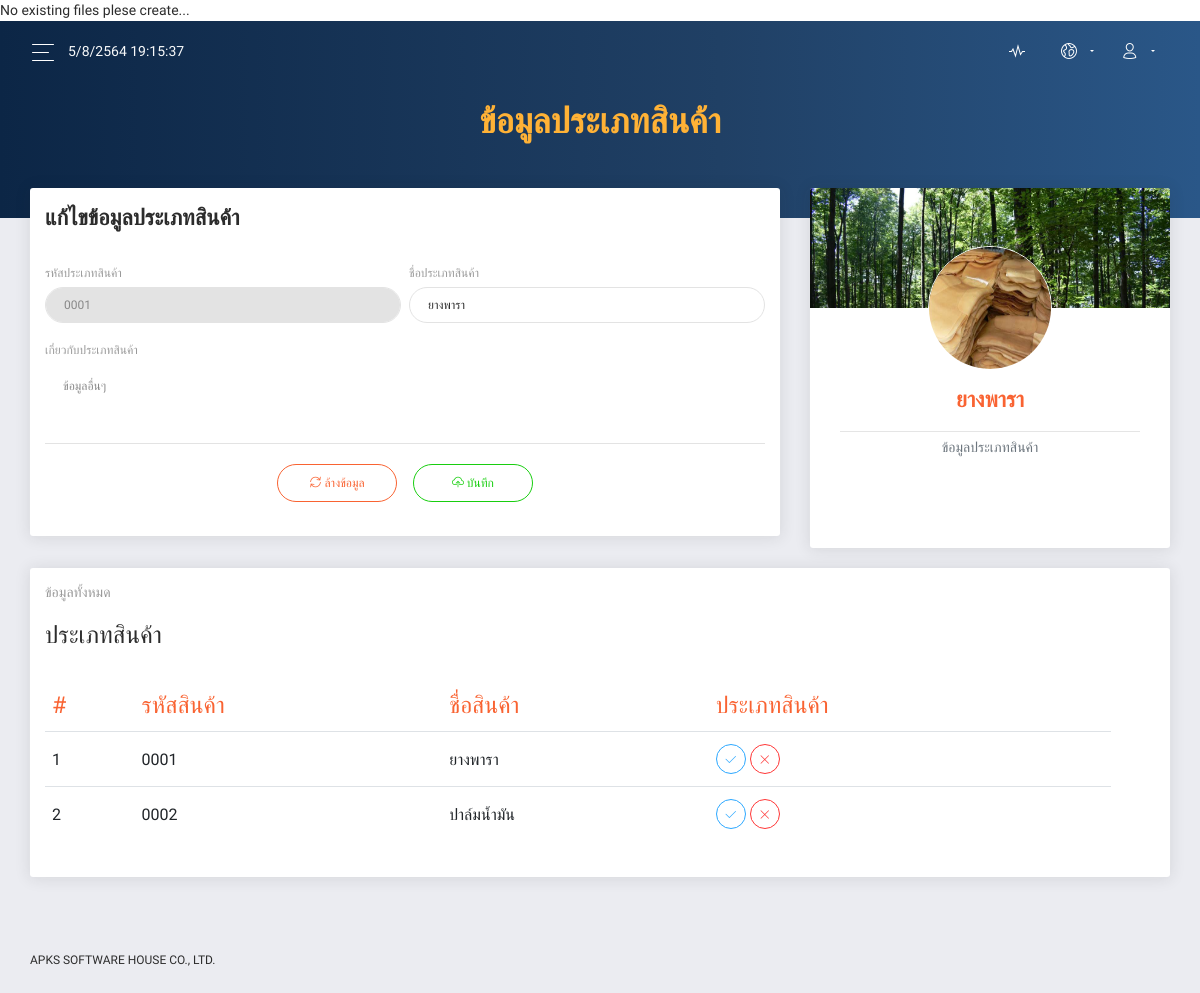
The page /prodType.php?id2edit=1 on the database its author committed.
### tables this page shows
CREATE TABLE IF NOT EXISTS `tbl_prdtypes` (
  `id` int(11) NOT NULL AUTO_INCREMENT,
  `prdtype_code` varchar(4) DEFAULT NULL,
  `prdtype_name` varchar(50) DEFAULT NULL,
  `prdtype_details` text,
  PRIMARY KEY (`id`) USING BTREE,
  UNIQUE KEY `prdtype_code` (`prdtype_code`)
);

### prodType.php (the view, shortened to what this page needs)
<?php
$dbConn = dbConnect();
$varget_id2edit = filter_input(INPUT_GET, 'id2edit');
if (empty($varget_id2edit)) {
    $processName = "addProdType";
    $text2Show = "เพิ่มข้อมูลประเภทสินค้า";
    $editAble = "";
    $sqlcmd_listProdType = "SELECT * FROM tbl_prdtypes WHERE 1";
    $sqlres_listProdType = mysqli_query($dbConn, $sqlcmd_listProdType);
    if ($sqlres_listProdType) {
        $sqlnum_listProdType = mysqli_num_rows($sqlres_listProdType);
        $prodTypeCode = str_pad(($sqlnum_listProdType + 1), 4, "0", STR_PAD_LEFT);
    }
    $prodTypeName = '';
    $prodtypeDetails = '';
} else {
    $text2Show = "แก้ไขข้อมูลประเภทสินค้า";
    $editAble = "readonly";
    $sqlcmd_listProdType = "SELECT * FROM tbl_prdtypes WHERE id=" . $varget_id2edit;
    $sqlres_listProdType = mysqli_query($dbConn, $sqlcmd_listProdType);
    if ($sqlres_listProdType) {
        $sqlfet_listProdType = mysqli_fetch_assoc($sqlres_listProdType);
        $prodTypeCode = $sqlfet_listProdType['prdtype_code'];
        $prodTypeName = $sqlfet_listProdType['prdtype_name'];
        $prodTypeDetails = $sqlfet_listProdType['prdtype_details'];
    }
}
?>
<!DOCTYPE html>
<html lang="en">
<head>
    <link rel="stylesheet" href="./css/all.css"/>
    <link href="./css/bootstrap.min.css" rel="stylesheet"/>
    <link href="./css/now-ui-dashboard.css?v=1.5.0" rel="stylesheet"/>
</head>
<body>
<div class="wrapper ">
    <div class="main-panel" id="main-panel">
        <?php
        require_once './fileNavbar.php';
        ?>
        <div class="panel-header h-auto d-flex justify-content-center">
            <h2 class="text-warning font-weight-bold">ข้อมูลประเภทสินค้า</h2>
        </div>
        <div class="content">
            <div class="row">
                <div class="col-md-8 order-1 order-md-0">
                    <div class="card">
                        <div class="card-header">
                            <h5 class="title"><?= $text2Show; ?></h5>
                        </div>
                        <div class="card-body">
                            <form action="./act4ProdType.php" method="post">
                                <div class="row">
                                    <div class="col-md-6 pr-md-1">
                                        <div class="form-group">
                                            <label for="id4SuppCode">รหัสประเภทสินค้า</label>
                                            <input type="text" class="form-control" placeholder="รหัสสินค้า"
                                                   name="prodTypeCode" id="id4ProdTypeCode"
                                                   value="<?= $prodTypeCode; ?>" <?= $editAble; ?>>
                                        </div>
                                    </div>
                                    <div class="col-md-6 pl-md-1">
                                        <div class="form-group">
                                            <label for="id4SuppEmail">ชื่อประเภทสินค้า</label>
                                            <input type="text" class="form-control" placeholder="ชื่อสินค้า"
                                                   name="prodTypeName" id="id4ProdTypeName"
                                                   value="<?= $prodTypeName; ?>" onkeyup="func2ShowName(this.value)">
                                        </div>
                                    </div>
                                </div>
                                <div class="row mt-2">
                                    <div class="col-md-12">
                                        <div class="form-group">
                                            <label for="id4SuppDetails">เกี่ยวกับประเภทสินค้า</label>
                                            <textarea rows="3" cols="80" class="form-control" name="prodTypeDetails"
                                                      id="id4ProdTypeDetails"
                                                      placeholder="ข้อมูลอื่นๆ"><?= $prodTypeDetails; ?></textarea>
                                        </div>
                                    </div>
                                </div>
                                <div class="row d-flex justify-content-center">
                                    <div class="button-container">
                                        <button type="reset" class="btn btn-outline-primary btn-round"
                                                style="width: 120px">
                                            <i class="now-ui-icons loader_refresh spin"></i> ล้างข้อมูล
                                        </button>
                                        <button type="submit" class="btn btn-outline-success btn-round"
                                                style="width: 120px" name="suppSubmitBtn">
                                            <i class="now-ui-icons arrows-1_cloud-upload-94"></i> บันทึก
                                        </button>
                                    </div>
                                </div>
                            </form>
                        </div>
                    </div>
                </div>
                <div class="col-md-4 order-0 order-md-1">
                    <div class="card card-user">
                        <div class="image">
                        </div>
                        <div class="card-body">
                            <div class="author">
                                <a href="#" style="text-decoration: none;">
                                    <img class="avatar border-gray" src="assets/img/<?= $prodTypeCode; ?>avatar.png"
                                         alt="..."
                                         id="id4ImgAvatar">
                                    <h5 class="title"><span
                                                id="id4ProdTypeName2Show"><?php if (empty($prodTypeName)) echo "ประเภทสินค้า"; else echo $prodTypeName; ?></span>
                                    </h5>
                                </a>
                                <hr>
                                <p class="text-muted">
                                    ข้อมูลประเภทสินค้า
                                </p>
                            </div>
                        </div>
                    </div>
                </div>
            </div>
            <div class="row">
                <div class="col-md-12">
                    <div class="card">
                        <div class="card-header">
                            <h5 class="card-category">ข้อมูลทั้งหมด</h5>
                            <h4 class="card-title"> ประเภทสินค้า </h4>
                        </div>
                        <div class="card-body">
                            <div class="table-responsive">
                                <table class="table">
                                    <thead class=" text-primary">
                                    <tr>
                                        <th>#</th>
                                        <th>รหัสสินค้า</th>
                                        <th>ชื่อสินค้า</th>
                                        <th>ประเภทสินค้า</th>
                                        <th></th>
                                    </tr>
                                    </thead>
                                    <tbody>
                                    <?php
                                    $cntProdType = 0;
                                    $sqlcmd_listProdType = "SELECT * FROM tbl_prdtypes WHERE 1 ORDER BY prdtype_code ASC";
                                    $sqlres_listProdType = mysqli_query($dbConn, $sqlcmd_listProdType);
                                    if ($sqlres_listProdType) {
                                        while ($sqlfet_listProdType = mysqli_fetch_assoc($sqlres_listProdType)) {
                                            ?>
                                            <tr>
                                                <td><?= ++$cntProdType; ?></td>
                                                <td><?= $sqlfet_listProdType['prdtype_code']; ?></td>
                                                <td><?= $sqlfet_listProdType['prdtype_name']; ?></td>
                                                <td>
                                                    <a href="?id2edit=<?= $sqlfet_listProdType['id']; ?>"
                                                       class="btn btn-round btn-outline-info btn-icon btn-sm"
                                                       data-toggle="tooltip" data-placement="right" title="แก้ไข"><i
                                                                class="now-ui-icons ui-1_check"></i></a>
                                                    <a href="#" class="btn btn-round btn-outline-danger btn-icon btn-sm"
                                                       onclick="return confirm('ต้องการลบข้อมูลนี้');"
                                                       data-toggle="tooltip" data-placement="right" title=" ลบ "><i
                                                                class="now-ui-icons ui-1_simple-remove"></i></a>
                                                </td>
                                            </tr>
                                            <?php
                                        }
                                    }
                                    ?>
                                    </tbody>
                                </table>
                            </div>
                        </div>
                    </div>
                </div>
            </div>
        </div>
        <?php
        require_once './fileFooter.php';
        ?>
    </div>
</div>
</body>
</html>

### rows shown on the page
tbl_prdtypes: prodTypeCode "0001", prodTypeName "ยางพารา", prdtype_code (picture), prdtype_name "ยางพารา", prdtype_code "0001"
tbl_prdtypes: prdtype_code "0002", prdtype_name "ปาล์มน้ำมัน"

### other values the page prints
$text2Show "แก้ไขข้อมูลประเภทสินค้า"
